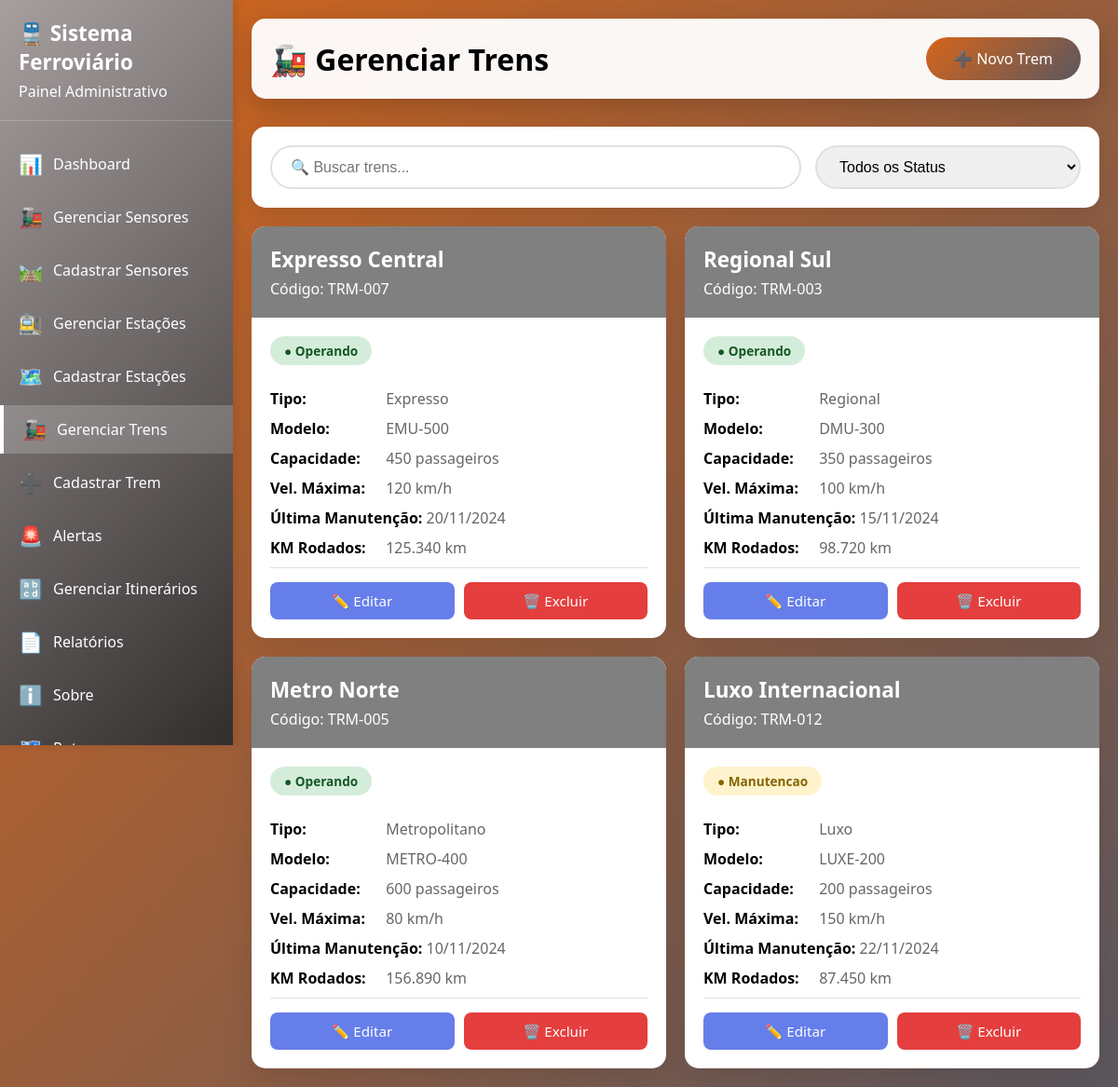
Page /html/gerenciaritinerários.php (signed in) on the committed database.
### tables this page shows
CREATE TABLE IF NOT EXISTS trens (
    id INT AUTO_INCREMENT PRIMARY KEY,
    codigo VARCHAR(20) NOT NULL UNIQUE,
    nome VARCHAR(100) NOT NULL,
    tipo ENUM('expresso', 'regional', 'metropolitano', 'luxo', 'carga') NOT NULL,
    modelo VARCHAR(100),
    fabricante VARCHAR(100),
    ano_fabricacao YEAR,
    capacidade_passageiros INT,
    capacidade_carga DECIMAL(10, 2),
    velocidade_maxima DECIMAL(5, 2),
    consumo_medio DECIMAL(8, 2),
    ultima_manutencao DATE,
    proxima_manutencao DATE,
    km_rodados DECIMAL(12, 2) DEFAULT 0,
    status ENUM('operando', 'manutencao', 'inativo', 'em_viagem') DEFAULT 'inativo',
    observacoes TEXT,
    data_cadastro TIMESTAMP DEFAULT CURRENT_TIMESTAMP,
    INDEX idx_codigo (codigo),
    INDEX idx_status (status),
    INDEX idx_tipo (tipo)
);

### html/gerenciaritinerários.php (the view, shortened to what this page needs)
<?php
require "../php/conexao.php";
$busca = isset($_GET['busca']) ? $_GET['busca'] : '';
$sql = "SELECT * FROM trens WHERE 1=1";
$sql .= " ORDER BY data_cadastro DESC";
$resultado = $conexao->query($sql);
?>
<!DOCTYPE html>
<html lang="pt-BR">
<head>
</head>
<body>
    <aside class="sidebar">
        <div class="sidebar-header">
            <h2>🚆 Sistema Ferroviário</h2>
            <p>Painel Administrativo</p>
        </div>
        <ul class="sidebar-menu">
            <li><a href="dashboard.php"><span class="icon">📊</span> Dashboard</a></li>
            <li><a href="gerenciarsensores.php"><span class="icon">🚂</span> Gerenciar Sensores</a></li>
            <li><a href="cadastrarsensores.php"><span class="icon">🛤️</span> Cadastrar Sensores</a></li>
            <li><a href="gerenciarestações.php"><span class="icon">🚉</span> Gerenciar Estações</a></li>
            <li><a href="cadastrarestações.php"><span class="icon">🗺️</span> Cadastrar Estações</a></li>
            <li><a href="gerenciartrens.php" class="active"><span class="icon">🚂</span> Gerenciar Trens</a></li>
            <li><a href="cadastrartrem.php"><span class="icon">➕</span> Cadastrar Trem</a></li>
            <li><a href="alertas.php"><span class="icon">🚨</span> Alertas</a></li>
            <li><a href="gerenciaritinerários.php"><span class="icon">🔡</span> Gerenciar Itinerários</a></li>
            <li><a href="geraçãorelátorios.php"><span class="icon">📄</span> Relatórios</a></li>
            <li><a href="sobre.php"><span class="icon">ℹ️</span> Sobre</a></li>
            <li><a href="rotas.php"><span class="icon">🗺️</span> Rotas</a></li>
        </ul>
    </aside>
    <main class="main-content">
        <header>
            <h1>🚂 Gerenciar Trens</h1>
            <a href="cadastrartrem.php" class="btn-novo">➕ Novo Trem</a>
        </header>
        <form method="GET" class="search-filter">
            <input type="text" name="busca" placeholder="🔍 Buscar trens..."
                value="<?php echo htmlspecialchars($busca); ?>">
            <select name="status" onchange="this.form.submit()">
                <option value="">Todos os Status</option>
            </select>
        </form>
        <div class="trens-grid">
            <?php if ($resultado && $resultado->num_rows > 0): ?>
                <?php while ($trem = $resultado->fetch_assoc()): ?>
                    <div class="trem-card">
                        <div class="trem-header">
                            <h3><?php echo htmlspecialchars($trem['nome']); ?></h3>
                            <p>Código: <?php echo htmlspecialchars($trem['codigo']); ?></p>
                        </div>
                        <div class="trem-body">
                            <span class="trem-status status-<?php echo $trem['status']; ?>">
                                ● <?php echo ucfirst(str_replace('_', ' ', $trem['status'])); ?>
                            </span>
                            <div class="trem-info">
                                <p><strong>Tipo:</strong> <?php echo ucfirst($trem['tipo']); ?></p>
                                <p><strong>Modelo:</strong> <?php echo htmlspecialchars($trem['modelo']); ?></p>
                                <p><strong>Capacidade:</strong> <?php echo number_format($trem['capacidade_passageiros']); ?>
                                    passageiros</p>
                                <p><strong>Vel. Máxima:</strong> <?php echo number_format($trem['velocidade_maxima']); ?> km/h
                                </p>
                                <?php if ($trem['ultima_manutencao']): ?>
                                    <p><strong>Última Manutenção:</strong>
                                        <?php echo date('d/m/Y', strtotime($trem['ultima_manutencao'])); ?></p>
                                <?php endif; ?>
                                <p><strong>KM Rodados:</strong> <?php echo number_format($trem['km_rodados'], 0, ',', '.'); ?>
                                    km</p>
                            </div>
                            <div class="trem-actions">
                                <a href="cadastrartrem.php?editar=<?php echo $trem['id']; ?>" class="btn btn-editar">✏️
                                    Editar</a>
                                <a href="?excluir=<?php echo $trem['id']; ?>" class="btn btn-excluir"
                                    onclick="return confirm('Tem certeza que deseja excluir este trem?')">🗑️ Excluir</a>
                            </div>
                        </div>
                    </div>
                <?php endwhile; ?>
            <?php else: ?>
                <p style="grid-column: 1 / -1; text-align: center; color: white;">Nenhum trem encontrado.</p>
            <?php endif; ?>
        </div>
    </main>
</body>
</html>

### html/gerenciaritinerários.php (style rules this page uses)
* { margin: 0; padding: 0; box-sizing: border-box; }
body { font-family: 'Segoe UI', Tahoma, Geneva, Verdana, sans-serif; background: linear-gradient(135deg, #d6651aff 0%, #5b575fff 100%); min-height: 100vh; padding: 20px; display: flex; }
.sidebar { width: 250px; background: linear-gradient(135deg, #a79f9fff 0%, #332e2eff 100%); color: white; padding: 20px 0; position: fixed; left: 0; top: 0; height: 100vh; overflow-y: auto; box-shadow: 4px 0 10px rgba(0, 0, 0, 0.1); z-index: 1000; }
.sidebar-header { padding: 0 20px 20px; border-bottom: 1px solid rgba(255, 255, 255, 0.2); margin-bottom: 20px; }
.sidebar-header h2 { font-size: 1.4em; margin-bottom: 5px; }
.sidebar-menu { list-style: none; }
.sidebar-menu li { margin-bottom: 5px; }
.sidebar-menu a { display: flex; align-items: center; padding: 12px 20px; color: white; text-decoration: none; transition: background 0.3s ease; gap: 12px; }
.sidebar-menu a:hover, .sidebar-menu a.active { background: rgba(255, 255, 255, 0.2); border-left: 4px solid white; }
.sidebar-menu a .icon { font-size: 1.3em; width: 25px; text-align: center; }
.main-content { margin-left: 250px; flex: 1; max-width: 1400px; }
header { background: rgba(255, 255, 255, 0.95); padding: 20px; border-radius: 15px; margin-bottom: 30px; box-shadow: 0 10px 30px rgba(0, 0, 0, 0.2); display: flex; justify-content: space-between; align-items: center; flex-wrap: wrap; gap: 15px; }
h1 { color: black; font-size: 2em; }
.btn-novo { background: linear-gradient(135deg, #d6651aff 0%, #5b575fff 100%); color: white; padding: 12px 30px; border: none; border-radius: 25px; font-size: 1em; cursor: pointer; text-decoration: none; display: inline-block; }
.search-filter { background: white; padding: 20px; border-radius: 15px; margin-bottom: 20px; box-shadow: 0 5px 20px rgba(0, 0, 0, 0.1); display: grid; grid-template-columns: 2fr 1fr; gap: 15px; }
.search-filter input, .search-filter select { padding: 12px 20px; border: 2px solid #e0e0e0; border-radius: 25px; font-size: 1em; }
.trens-grid { display: grid; grid-template-columns: repeat(auto-fill, minmax(350px, 1fr)); gap: 20px; }
.trem-card { background: white; border-radius: 15px; overflow: hidden; box-shadow: 0 10px 30px rgba(0, 0, 0, 0.1); transition: transform 0.3s ease; }
.trem-header { background: gray; color: white; padding: 20px; }
.trem-header h3 { font-size: 1.4em; margin-bottom: 5px; }
.trem-body { padding: 20px; }
.trem-info p { margin: 10px 0; color: #666; }
.trem-info strong { color: black; min-width: 120px; display: inline-block; }
.trem-status { display: inline-block; padding: 6px 15px; border-radius: 20px; font-size: 0.85em; font-weight: bold; margin-bottom: 15px; }
.status-operando { background: #d4edda; color: #155724; }
.status-manutencao { background: #fff3cd; color: #856404; }
.trem-actions { display: flex; gap: 10px; padding-top: 15px; border-top: 1px solid #e0e0e0; }
.btn { flex: 1; padding: 10px; border: none; border-radius: 8px; cursor: pointer; font-size: 0.95em; transition: all 0.3s ease; font-weight: 500; text-align: center; text-decoration: none; display: inline-block; }
.btn-editar { background: #667eea; color: white; }
.btn-excluir { background: #e53e3e; color: white; }

### rows in the picture
trens: nome "Expresso Central", codigo "TRM-007", status "Operando", tipo "Expresso", modelo "EMU-500", capacidade_passageiros "450", velocidade_maxima "120", ultima_manutencao "20/11/2024", km_rodados "125.340"
trens: nome "Regional Sul", codigo "TRM-003", status "Operando", tipo "Regional", modelo "DMU-300", capacidade_passageiros "350", velocidade_maxima "100", ultima_manutencao "15/11/2024", km_rodados "98.720"
trens: nome "Metro Norte", codigo "TRM-005", status "Operando", tipo "Metropolitano", modelo "METRO-400", capacidade_passageiros "600", velocidade_maxima "80", ultima_manutencao "10/11/2024", km_rodados "156.890"
trens: nome "Luxo Internacional", codigo "TRM-012", status "Manutencao", tipo "Luxo", modelo "LUXE-200", capacidade_passageiros "200", velocidade_maxima "150", ultima_manutencao "22/11/2024", km_rodados "87.450"
